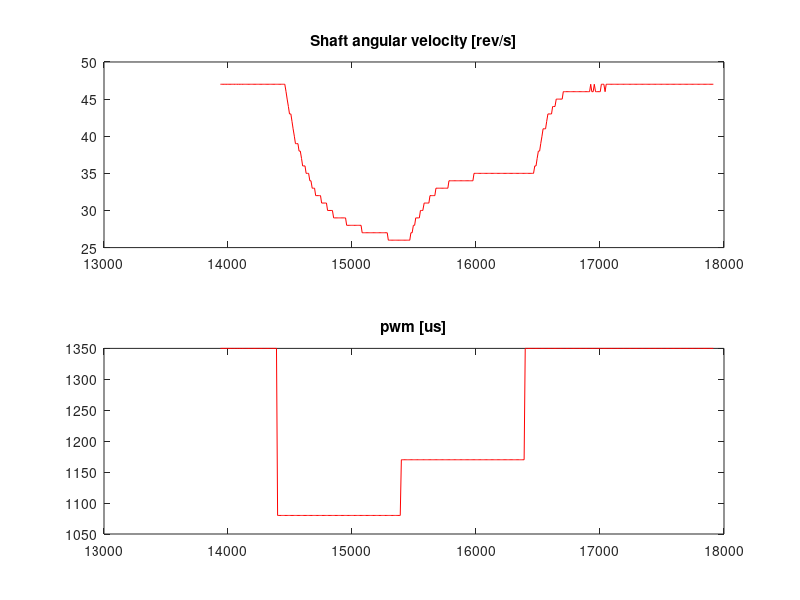
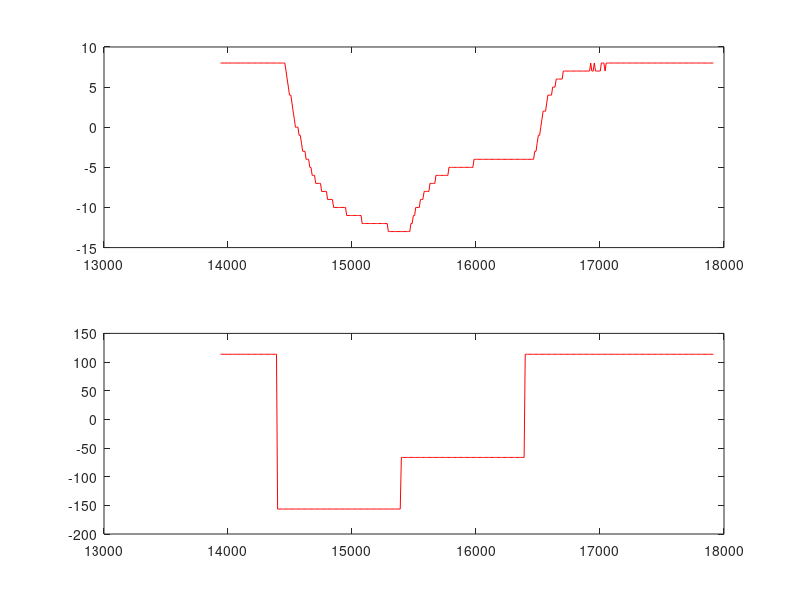
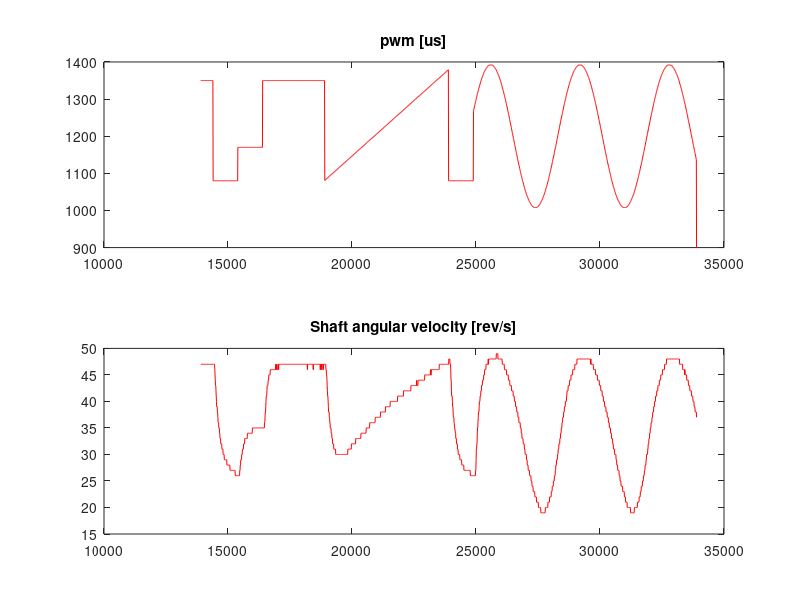
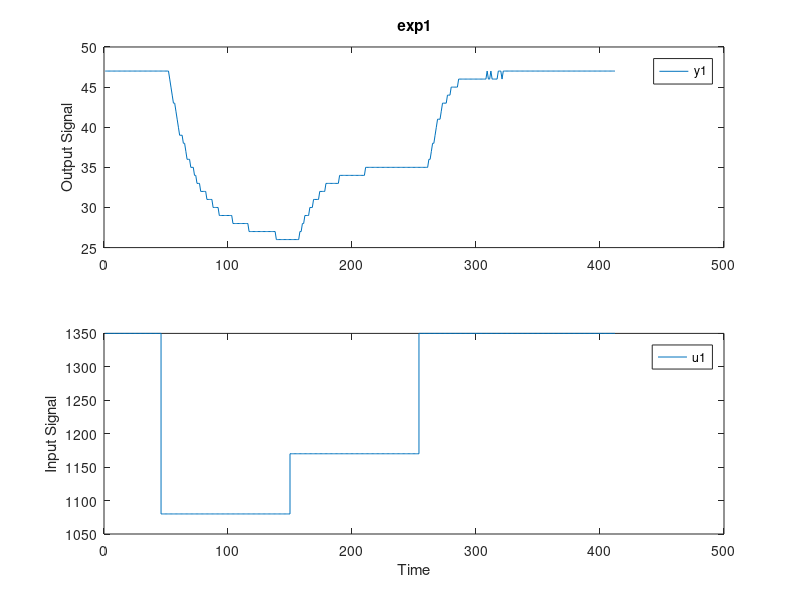

The MATLAB source for these figures, in order: (Note: this script raises an error after producing the figures.)
%% UserK 14-01-2017
% Paola got married 
clc
clear all
plotDiff = false;

%% Identification Data
dir .
load('samples.mat')


x = x(2:end);
y = y(2:end);
z = z(2:end);

disp('Number of Samples');
disp(size(x,1))

iter = ceil(size(x,1)*0.2);

xIde = x(4:iter);
uIde = y(4:iter);
yIde = z(4:iter);

xVal = x(iter:end);
uVal = y(iter:end);
yVal = z(iter:end);

figure(10)
subplot(2,1,1);
plot(x,y,'r');
title('pwm [us]');
subplot(2,1,2);
plot(x,z,'r');
title('Shaft angular velocity [rev/s]');

figure(1)
subplot(2,1,1);
plot(xIde,yIde,'r');
title('Shaft angular velocity [rev/s]');
subplot(2,1,2);
plot(xIde,uIde,'r');
title('pwm [us]');

%figure(2)
%plot(x,z,'r');


%% Detrend

% Removes the mean value from data
yIdeDetrend = detrend(yIde,'constant');
uIdeDetrend = detrend(uIde,'constant');

figure(2)
subplot(2,1,1);
% show results
title('pwm [us]');
plot(xIde,yIdeDetrend,'r');
subplot(2,1,2);
title('Shaft angular velocity [rad/s]');
plot(xIde,uIdeDetrend,'r');



% Designs a second order filter using a butterworth design guidelines
[b a] = butter(2,0.045,'low');

% Plot the frequency response (normalized frequency)
figure(13)
z_filtered = filter(b,a,yIdeDetrend);
plot(xIde,z_filtered,'r');

%% Diff
dt = xIde(2:end) - xIde(1:end-1);
dy = yIde(2:end) - yIde(1:end-1);
du = uIde(2:end) - uIde(1:end-1);

if (plotDiff) 
    figure(3)
    subplot(2,1,1);
    % show results
    title('dy/dt [rad/s^2]');
    plot(dy./dt,'r');
    subplot(2,1,2);
    title('du/dt [us/s]');
    plot(du./dt,'r');
end

disp('Ts from data');
mean(dt(1))
Ts = dt(1);

% Create Id data
% zt  Training set
zt = iddata(yIde,uIde,Ts);

% zr Validation set
zv = iddata(yVal,uVal,Ts);
plot(zt)

delay = delayest(zv)
delay = delayest(zv,4,4)

%% 

V = arxstruc(zt,zv,struc(2,2,1:10));
[nn,Vm] = selstruc(V,0);

FIRModel = impulseest(zt);
clf
h = impulseplot(FIRModel);
showConfidence(h,3)

 m = n4sid(zt,1:10);
 
V = arxstruc(zt,zv,struc(1:10,1:10,delay));

nns = selstruc(V)

%% Test arx e n4sid

th2 = arx(zt,[10 7 delay]);
[ th4] = arx(zt,[2 2 delay]);
compare(zt(1:end),th2,th4);

pause()
[ms,x0] = n4sid(zt,3,'InputDelay',delay);
disp('Comparing ms and arx')
compare(zt,ms,th2)
disp('Comparing ms1 and ms')
compare(zt,ms,ms1)
%% Manual compare

t = 0:Ts:Ts*size(z,1)-1;
lsim(th2,z,t,x0)
hold
plot(t,y,'r')
